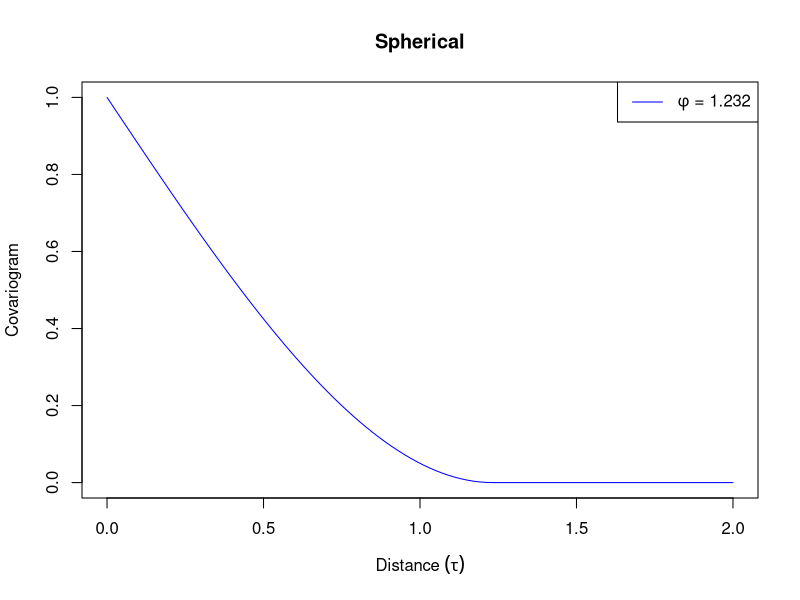
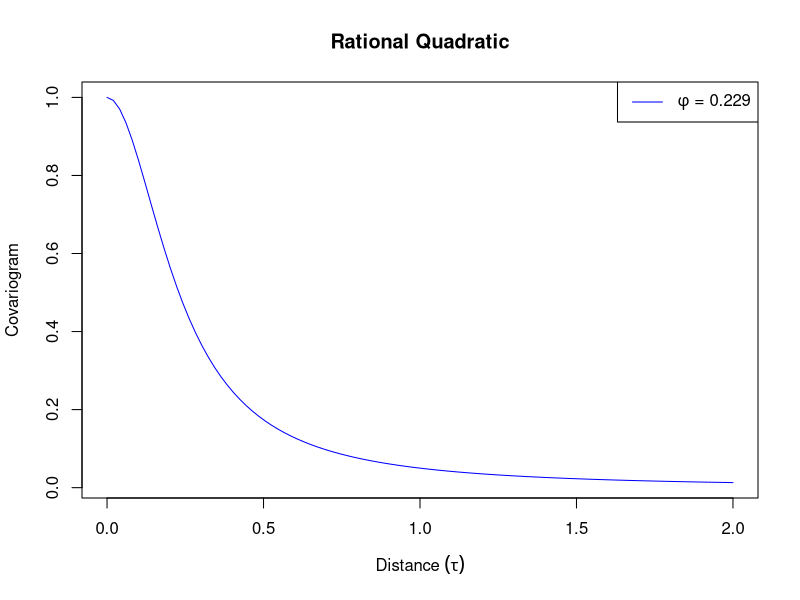
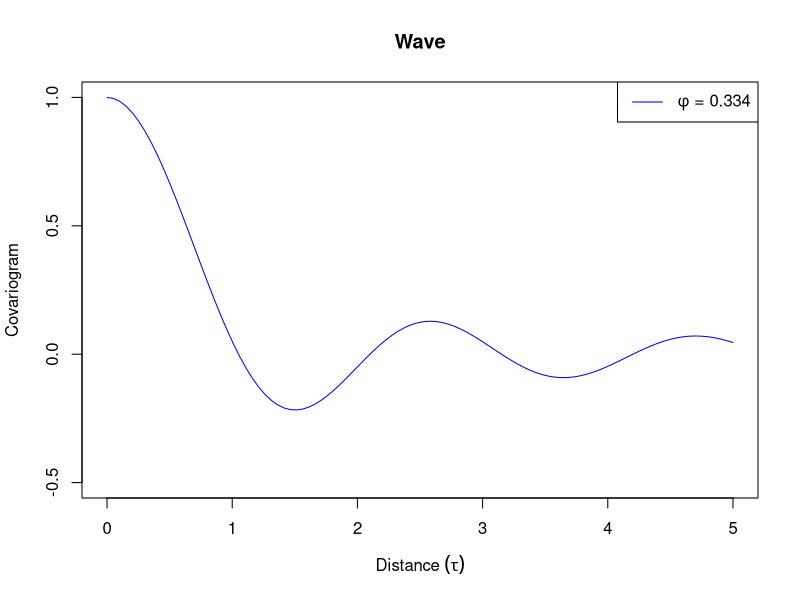
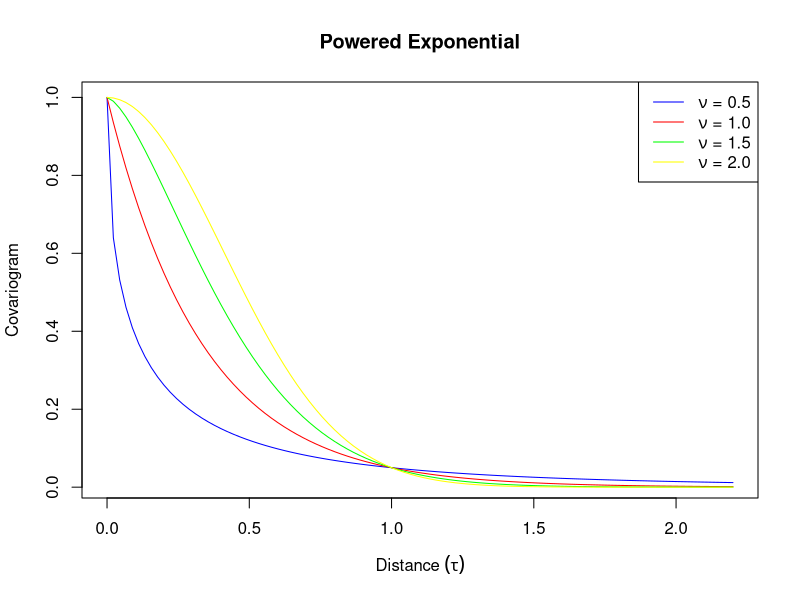
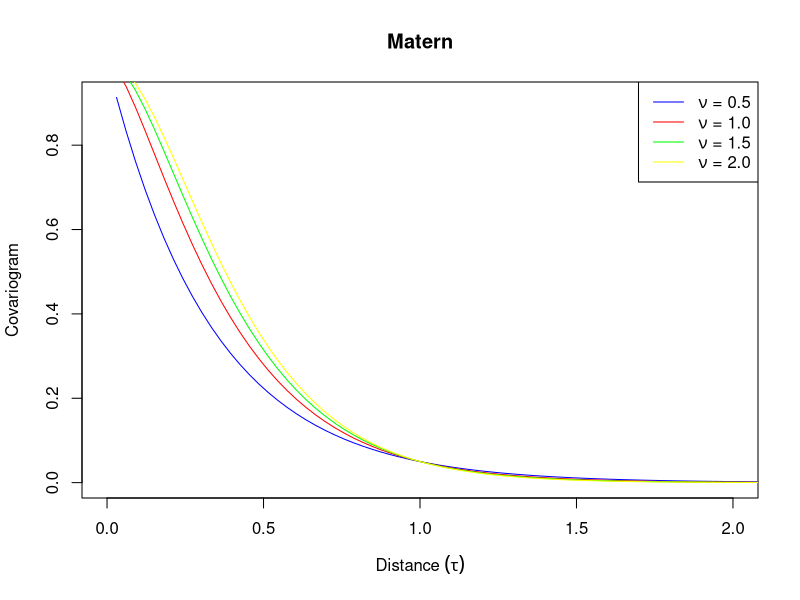
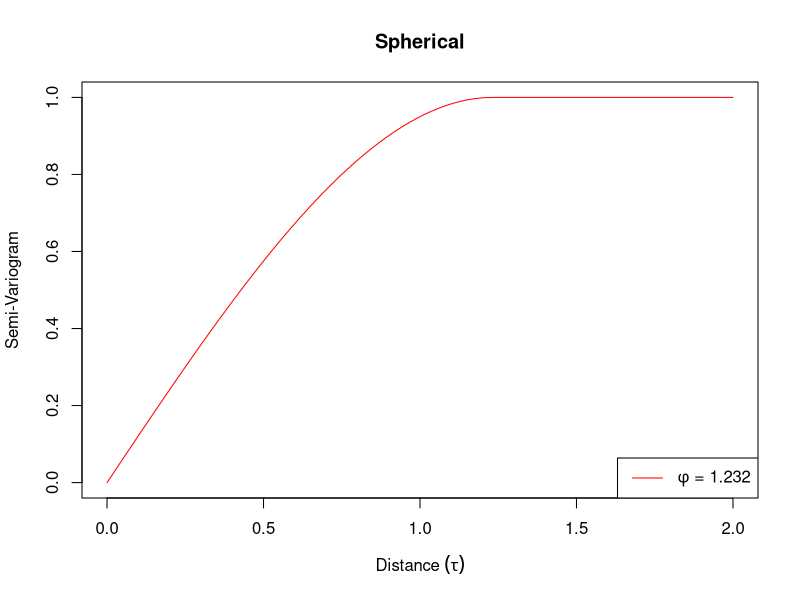
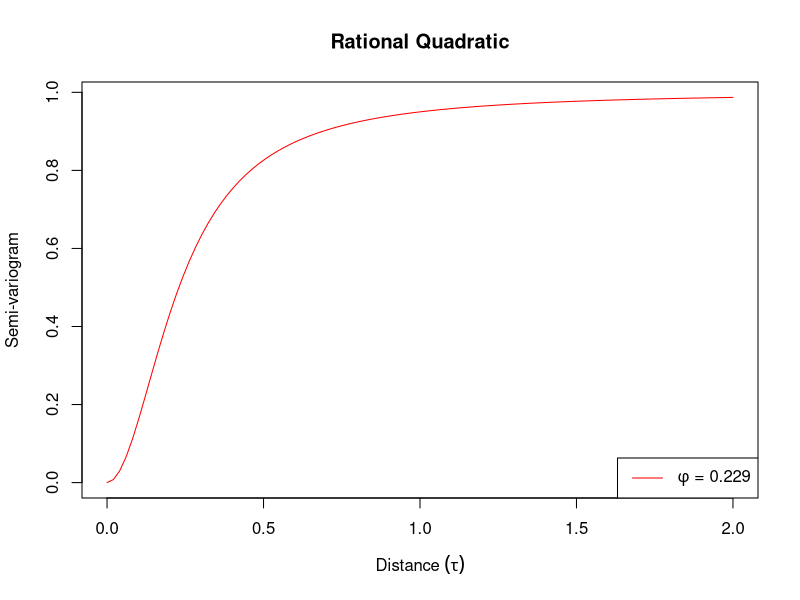
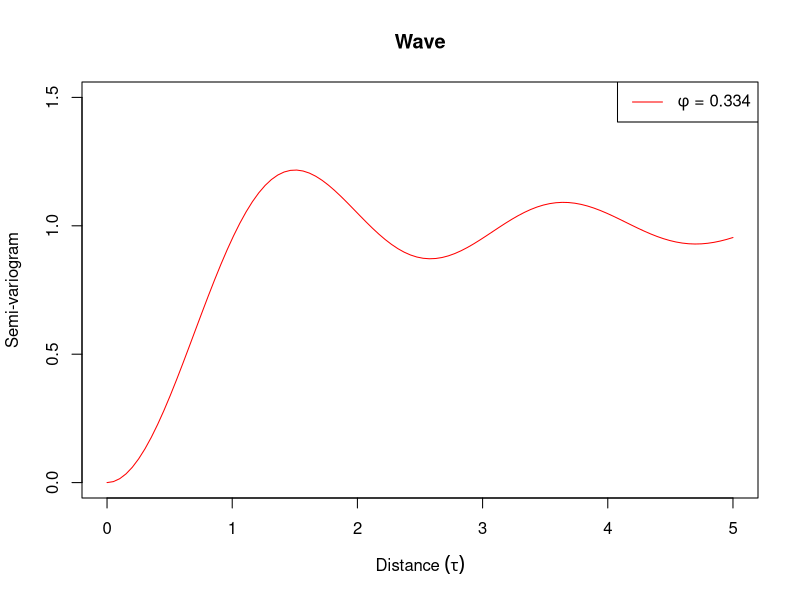

These figures' R source, in order:
# Covariance Functions
spherical = function(tau, phi, sig2=1, nu=0) {
  ifelse (tau > phi, 
          0,
          sig2 * (1 - 1.5 * tau / phi + .5 * (tau / phi) ^ 3))
}



pow_exp = function(tau, phi, sig2, nu=1) {
  stopifnot(nu > 0 && nu <= 2)
  sig2 * exp(-abs(tau / phi) ^ nu)
}

rational_quad = function(tau, phi, sig2, nu=0) {
  sig2 * (1 - tau^2 / (tau^2 + phi^2) )
}

wave = function(tau, phi, sig2, nu=0) {
  x <- tau / phi
  sig2 * ifelse(tau==0, 1, (sin(x) / x))
}

matern = function(tau, phi, sig2, nu=0) {
  x <- sqrt(2 * nu) * tau / phi
  sig2  / (2^(nu-1) * gamma(nu)) * x^nu * besselK(x, nu)
}

get_phi <- function(cov_matrix, r=.05, tau=1, nu=1, mn=1E-10, mx=10) {
  f <- function(phi) cov_matrix(tau, phi, sig2=1, nu) - r
  uniroot(f, c(mn,mx))
}



phi = rep(NA,5)


phi[1] = get_phi(spherical)$root
phi[2] = get_phi(rational_quad)$root
phi[3] = get_phi(wave)$root

phi[4] = get_phi(pow_exp)$root
phi[5] = get_phi(matern)$root

#### Covariogram Plots ####
# Spherical
xgrid = seq(0,2,length.out = 100)
plot(xgrid, spherical(xgrid,phi[1], sig2 = 1, nu = 1), type = 'l',
     ylab = "Covariogram",xlab = expression(paste("Distance ", (tau))),
     main = "Spherical", col = "blue")
legend("topright", legend=expression(paste(phi, " = 1.232")), lty=1, col="blue")

# Rational Quadratic
plot(xgrid, rational_quad(xgrid,phi[2], sig2 = 1, nu = 1), type = 'l',
     ylab = "Covariogram",xlab = expression(paste("Distance ", (tau))),
     main = "Rational Quadratic", col = "blue")
legend("topright", legend=expression(paste(phi, " = 0.229")), lty=1, col="blue")

# Wave
xgrid_wave = seq(0,5, length.out = 100)
plot(xgrid_wave, wave(xgrid_wave,phi[3], sig2 = 1, nu = 1), type = 'l',
     ylab = "Covariogram",xlab = expression(paste("Distance ", (tau))),
     main = "Wave", col = "blue", ylim = c(-0.5,1))
legend("topright", legend=expression(paste(phi, " = 0.334")), lty=1, col="blue")

# Powered Exponential
nus = seq(0.5,2, by = 0.5)
powered.exp.phi = rep(NA,4)
powered.exp.phi[1] = get_phi(pow_exp,nu = nus[1])$root
powered.exp.phi[2] = get_phi(pow_exp,nu = nus[2])$root
powered.exp.phi[3] = get_phi(pow_exp,nu = nus[3])$root
powered.exp.phi[4] = get_phi(pow_exp,nu = nus[4])$root
xgrid_powexp = seq(0,2.2, length.out = 100)
plot(xgrid_powexp, pow_exp(xgrid_powexp,powered.exp.phi[1], sig2 = 1, nu = nus[1]), type = 'l',
     ylab = "Covariogram",xlab = expression(paste("Distance ", (tau))),
     main = "Powered Exponential", col = "blue")
lines(xgrid_powexp, pow_exp(xgrid_powexp, powered.exp.phi[2], sig2 = 1, nu = nus[2]),
      type = 'l', col = "red")
lines(xgrid_powexp, pow_exp(xgrid_powexp, powered.exp.phi[3], sig2 = 1, nu = nus[3]),
      type = 'l', col = "green")
lines(xgrid_powexp, pow_exp(xgrid_powexp, powered.exp.phi[4], sig2 = 1, nu = nus[4]),
      type = 'l', col = "yellow")
legend("topright", legend=c(expression(paste(nu, " = 0.5")), expression(paste(nu, " = 1.0")), 
                            expression(paste(nu, " = 1.5")), expression(paste(nu, " = 2.0"))),
       col = c("blue", "red", "green", "yellow"), lty=1)

# Matern
matern.phi = rep(NA,4)
matern.phi[1] = get_phi(matern,nu = nus[1])$root
matern.phi[2] = get_phi(matern,nu = nus[2])$root
matern.phi[3] = get_phi(matern,nu = nus[3])$root
matern.phi[4] = get_phi(matern,nu = nus[4])$root
xgrid_matern = seq(0,3, length.out = 100)
plot(xgrid_matern, matern(xgrid_matern,matern.phi[1], sig2 = 1, nu = nus[1]), type = 'l',
     ylab = "Covariogram",xlab = expression(paste("Distance ", (tau))),
     main = "Matern", col = "blue", xlim = c(0,2))
lines(xgrid_matern, matern(xgrid_matern, matern.phi[2], sig2 = 1, nu = nus[2]),
      type = 'l', col = "red")
lines(xgrid_matern, matern(xgrid_matern, matern.phi[3], sig2 = 1, nu = nus[3]),
      type = 'l', col = "green")
lines(xgrid_matern, matern(xgrid_matern, matern.phi[4], sig2 = 1, nu = nus[4]),
      type = 'l', col = "yellow")
legend("topright", legend=c(expression(paste(nu, " = 0.5")), expression(paste(nu, " = 1.0")), 
                            expression(paste(nu, " = 1.5")), expression(paste(nu, " = 2.0"))),
       col = c("blue", "red", "green", "yellow"), lty=1)



#### Semi Variogram ####
semi_variogram = function(cov_matrix, tau, phi, sig2, nu, d_zero) {
  return(cov_matrix(d_zero, phi, sig2, nu) - cov_matrix(tau, phi, sig2, nu))
}

# Spherical
plot(xgrid, semi_variogram(cov_matrix = spherical,phi= phi[1], sig2 = 1, nu = 1, d_zero = 1E-10,tau=xgrid),
     type = 'l',
     ylab = "Semi-Variogram",xlab = expression(paste("Distance ", (tau))),
     main = "Spherical", col = "red")
legend("bottomright", legend=expression(paste(phi, " = 1.232")), lty=1, col="red")

# Rational Quadratic
plot(xgrid, semi_variogram(cov_matrix = rational_quad,phi= phi[2], sig2 = 1, nu = 1, d_zero = 1E-10,tau=xgrid), 
     type = 'l',
     ylab = "Semi-variogram",xlab = expression(paste("Distance ", (tau))),
     main = "Rational Quadratic", col = "red")
legend("bottomright", legend=expression(paste(phi, " = 0.229")), lty=1, col="red")

# Wave
xgrid_wave = seq(0,5, length.out = 100)
plot(xgrid_wave, semi_variogram(cov_matrix = wave,phi= phi[3], sig2 = 1, nu = 1, d_zero = 1E-10,tau=xgrid_wave),
     type = 'l',
     ylab = "Semi-variogram",xlab = expression(paste("Distance ", (tau))),
     main = "Wave", col = "red", ylim = c(0,1.5))
legend("topright", legend=expression(paste(phi, " = 0.334")), lty=1, col="red")

# Powered Exponential
plot(xgrid_powexp, semi_variogram(cov_matrix = pow_exp,phi= powered.exp.phi[1], sig2 = 1, nu = nus[1], d_zero = 1E-10,tau=xgrid_powexp), 
     type = 'l',
     ylab = "Covariogram",xlab = expression(paste("Distance ", (tau))),
     main = "Powered Exponential", col = "blue")
lines(xgrid_powexp, semi_variogram(cov_matrix = pow_exp,phi= powered.exp.phi[2], sig2 = 1, nu = nus[2], d_zero = 1E-10,tau=xgrid_powexp),
      type = 'l', col = "red")
lines(xgrid_powexp, semi_variogram(cov_matrix = pow_exp,phi= powered.exp.phi[3], sig2 = 1, nu = nus[3], d_zero = 1E-10,tau=xgrid_powexp),
      type = 'l', col = "green")
lines(xgrid_powexp, semi_variogram(cov_matrix = pow_exp,phi= powered.exp.phi[4], sig2 = 1, nu = nus[4], d_zero = 1E-10,tau=xgrid_powexp),
      type = 'l', col = "yellow")
legend("bottomright", legend=c(expression(paste(nu, " = 0.5")), expression(paste(nu, " = 1.0")), 
                            expression(paste(nu, " = 1.5")), expression(paste(nu, " = 2.0"))),
       col = c("blue", "red", "green", "yellow"), lty=1)

# Matern
plot(xgrid_matern, semi_variogram(cov_matrix = matern,phi= matern.phi[1], sig2 = 1, nu = nus[1], d_zero = 1E-10,tau=xgrid_matern), 
     type = 'l',
     ylab = "Semi-variogram",xlab = expression(paste("Distance ", (tau))),
     main = "Matern", col = "blue")
lines(xgrid_matern, semi_variogram(cov_matrix = matern,phi= matern.phi[2], sig2 = 1, nu = nus[2], d_zero = 1E-10,tau=xgrid_matern),
      type = 'l', col = "red")
lines(xgrid_matern, semi_variogram(cov_matrix = matern,phi= matern.phi[3], sig2 = 1, nu = nus[3], d_zero = 1E-10,tau=xgrid_matern),
      type = 'l', col = "green")
lines(xgrid_matern, semi_variogram(cov_matrix = matern,phi= matern.phi[4], sig2 = 1, nu = nus[4], d_zero = 1E-10,tau=xgrid_matern),
      type = 'l', col = "yellow")
legend("bottomright", legend=c(expression(paste(nu, " = 0.5")), expression(paste(nu, " = 1.0")), 
                               expression(paste(nu, " = 1.5")), expression(paste(nu, " = 2.0"))),
       col = c("blue", "red", "green", "yellow"), lty=1)
